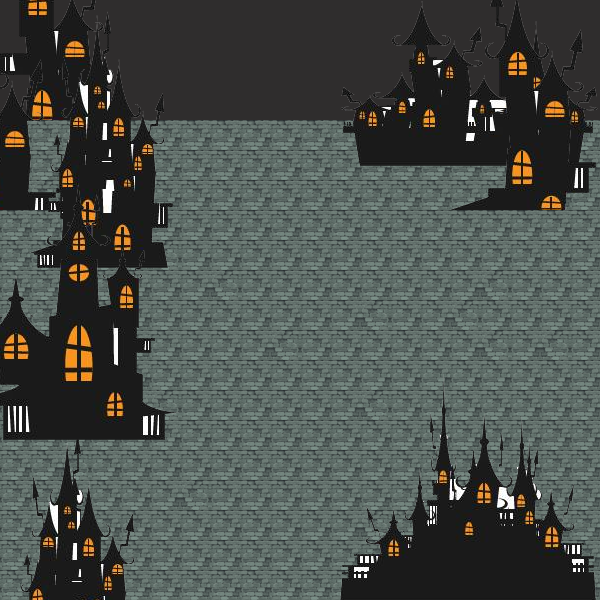

Tiled map render using the project's own tile images. Description and the whole map definition, tile-layer contents included, below:
An orthogonal 20x20 tile map with 30x30 px tiles, 5 tile layers (Tile Layer 5, Tile Layer 1, Tile Layer 2, Tile Layer 3, ...), 8 tilesets and 3 objects.

<map version="1.0" orientation="orthogonal" renderorder="right-down" width="20" height="20" tilewidth="30" tileheight="30" nextobjectid="6">
 <tileset firstgid="1" name="castle01" tilewidth="30" tileheight="30" tilecount="54" columns="6">
  <image source="../sprite/Map/castle01.png" width="188" height="281" />
 </tileset>
 <tileset firstgid="55" name="castle02" tilewidth="30" tileheight="30" tilecount="54" columns="6">
  <image source="../sprite/Map/castle02.png" width="206" height="282" />
 </tileset>
 <tileset firstgid="109" name="castle04" tilewidth="30" tileheight="30" tilecount="63" columns="9">
  <image source="../sprite/Map/castle04.png" width="271" height="216" />
 </tileset>
 <tileset firstgid="172" name="castle05" tilewidth="30" tileheight="30" tilecount="72" columns="9">
  <image source="../sprite/Map/castle05.png" width="275" height="268" />
 </tileset>
 <tileset firstgid="244" name="castle03" tilewidth="30" tileheight="30" tilecount="72" columns="8">
  <image source="../sprite/Map/castle03.png" width="248" height="285" />
 </tileset>
 <tileset firstgid="316" name="castle06" tilewidth="30" tileheight="30" tilecount="80" columns="10">
  <image source="../sprite/Map/castle06.png" width="312" height="256" />
 </tileset>
 <tileset firstgid="396" name="sky01" tilewidth="30" tileheight="30" tilecount="1" columns="1">
  <image source="../sprite/Map/sky01.png" width="30" height="30" />
 </tileset>
 <tileset firstgid="397" name="ground01" tilewidth="30" tileheight="30" tilecount="1" columns="1">
  <image source="../sprite/Map/ground01.png" width="30" height="30" />
 </tileset>
 <layer name="Tile Layer 5" width="20" height="20">
  <data encoding="csv">
396,396,396,396,396,396,396,396,396,396,396,396,396,396,396,396,396,396,396,396,
396,396,396,396,396,396,396,396,396,396,396,396,396,396,396,396,396,396,396,396,
396,396,396,396,396,396,396,396,396,396,396,396,396,396,396,396,396,396,396,396,
396,396,396,396,396,396,396,396,396,396,396,396,396,396,396,396,396,396,396,396,
397,397,397,397,397,397,397,397,397,397,397,397,397,0,0,397,397,397,397,397,
397,397,397,397,397,397,397,397,397,397,397,397,397,397,397,397,397,397,397,397,
397,2147484045,397,397,397,397,397,397,397,397,397,397,397,397,397,397,397,397,397,397,
397,397,397,397,397,397,397,397,397,397,397,397,397,397,397,397,397,397,397,397,
397,397,397,397,397,2147484045,397,397,397,397,397,397,397,397,397,397,397,397,397,397,
397,397,397,397,397,397,397,2147484045,397,397,397,397,397,397,397,397,2147484045,397,397,397,
397,397,397,397,397,397,397,397,397,397,397,397,2147484045,397,397,2147484045,397,397,397,397,
397,2147484045,397,397,397,397,397,397,397,2147484045,397,397,397,397,397,397,2147484045,397,2147484045,397,
397,397,397,397,397,397,397,397,397,397,397,397,397,397,397,397,397,397,397,397,
397,397,397,397,397,2147484045,397,397,397,397,397,397,2147484045,397,397,397,397,397,397,397,
397,397,397,397,397,397,397,397,397,397,397,397,397,397,397,397,397,397,397,397,
397,397,2147484045,397,397,397,397,397,397,397,397,397,397,397,397,397,397,397,397,397,
397,397,397,397,397,397,2147484045,397,397,397,397,397,397,397,397,397,397,397,397,397,
397,397,397,397,397,397,397,397,397,397,397,397,2147484045,397,397,397,397,397,397,397,
397,397,397,397,397,397,397,397,397,397,397,397,397,397,397,397,397,397,397,397,
397,397,397,397,397,397,397,397,397,397,397,397,397,397,397,397,397,397,397,397
</data>
 </layer>
 <layer name="Tile Layer 1" width="20" height="20">
  <data encoding="csv">
21,22,23,24,0,0,0,0,0,0,0,118,119,120,121,122,123,124,125,126,
27,28,29,30,0,0,0,0,0,0,0,127,128,129,130,131,132,133,134,135,
33,34,35,36,0,0,0,0,0,0,0,136,137,138,139,140,141,142,143,144,
39,40,41,42,0,0,0,0,0,0,0,145,146,147,148,149,150,151,152,153,
0,0,0,0,0,0,0,0,0,0,0,154,155,156,157,158,159,160,161,162,
0,0,0,0,0,0,0,0,0,0,0,163,164,165,166,167,168,169,170,171,
0,0,0,0,0,0,0,0,0,0,0,0,0,0,0,0,0,0,0,0,
0,0,0,0,0,0,0,0,0,0,0,0,0,0,0,0,0,0,0,0,
0,0,0,0,0,0,0,0,0,0,0,0,0,0,0,0,0,0,0,0,
0,0,0,0,0,0,0,0,0,0,0,0,0,0,0,0,0,0,0,0,
0,0,0,0,0,0,0,0,0,0,0,0,0,0,0,0,0,0,0,0,
0,0,0,0,0,0,0,0,0,0,0,0,0,0,0,0,0,0,0,0,
0,0,0,0,0,0,0,0,0,0,0,172,173,174,175,176,177,178,179,180,
0,0,0,0,0,0,0,0,0,0,0,181,182,183,184,185,186,187,188,189,
56,57,58,59,60,0,0,0,0,0,0,190,191,192,193,194,195,196,197,198,
62,63,64,65,66,0,0,0,0,0,0,199,200,201,202,203,204,205,206,207,
68,69,70,71,72,0,0,0,0,0,0,208,209,210,211,212,213,214,215,216,
74,75,76,77,78,0,0,0,0,0,0,217,218,219,220,221,222,223,224,225,
80,81,82,83,84,0,0,0,0,0,0,226,227,228,229,230,231,232,233,234,
86,87,88,89,90,0,0,0,0,0,0,235,236,237,238,239,240,241,242,243
</data>
 </layer>
 <layer name="Tile Layer 2" width="20" height="20">
  <data encoding="csv">
5,6,0,0,0,0,0,0,0,0,0,0,0,0,7,8,9,10,11,12,
11,12,0,0,0,0,0,0,0,0,0,0,0,0,13,14,15,16,17,18,
17,18,0,0,0,0,0,0,0,0,0,0,0,0,19,20,21,22,23,24,
23,24,0,0,0,0,0,0,0,0,0,0,0,0,25,26,27,28,29,30,
29,30,0,0,0,0,0,0,0,0,0,0,0,0,31,32,33,34,35,36,
35,36,0,0,0,0,0,0,0,0,0,0,0,0,37,38,39,40,41,42,
41,42,0,0,0,0,0,0,0,0,0,0,0,0,43,44,45,46,47,48,
0,0,0,0,0,0,0,0,0,0,0,0,0,0,0,0,0,0,0,0,
0,0,0,0,0,0,0,0,0,0,0,0,0,0,0,0,0,0,0,0,
0,0,0,0,0,0,0,0,0,0,0,0,0,0,0,0,0,0,0,0,
0,0,0,0,0,0,0,0,0,0,0,0,0,0,0,0,0,0,0,0,
0,0,0,0,0,0,0,0,0,0,0,0,0,0,0,0,0,0,0,0,
0,0,0,0,0,0,0,0,0,0,0,0,0,0,0,0,0,0,0,0,
0,0,0,0,0,0,0,0,0,0,0,0,0,0,0,0,0,0,0,0,
0,0,0,0,0,0,0,0,0,0,0,0,0,0,0,0,0,0,0,0,
0,0,0,0,0,0,0,0,0,0,0,0,0,0,0,0,0,0,0,0,
0,0,0,0,0,0,0,0,0,0,0,0,0,0,0,0,0,0,0,0,
0,0,0,0,0,0,0,0,0,0,0,0,0,0,0,0,0,0,0,0,
0,0,0,0,0,0,0,0,0,0,0,0,0,0,0,0,0,0,0,0,
0,0,0,0,0,0,0,0,0,0,0,0,0,0,0,0,0,0,0,0
</data>
 </layer>
 <layer name="Tile Layer 3" width="20" height="20">
  <data encoding="csv">
55,56,57,58,59,60,0,0,0,0,0,0,0,0,0,0,0,0,0,0,
61,62,63,64,65,66,0,0,0,0,0,0,0,0,0,0,0,0,0,0,
67,68,69,70,71,72,0,0,0,0,0,0,0,0,0,0,0,0,0,0,
73,74,75,76,77,78,0,0,0,0,0,0,0,0,0,0,0,0,0,0,
79,80,81,82,83,84,0,0,0,0,0,0,0,0,0,0,0,0,0,0,
85,86,87,88,89,90,0,0,0,0,0,0,0,0,0,0,0,0,0,0,
91,92,93,94,95,96,0,0,0,0,0,0,0,0,0,0,0,0,0,0,
97,98,99,100,101,102,0,0,0,0,0,0,0,0,0,0,0,0,0,0,
103,104,105,106,107,108,0,0,0,0,0,0,0,0,0,0,0,0,0,0,
0,0,0,0,0,0,0,0,0,0,0,0,0,0,0,0,0,0,0,0,
0,0,0,0,0,0,0,0,0,0,0,0,0,0,0,0,0,0,0,0,
0,0,0,0,0,0,0,0,0,0,0,0,0,0,0,0,0,0,0,0,
0,0,0,0,0,0,0,0,0,0,0,0,0,0,0,0,0,0,0,0,
0,0,0,0,0,0,0,0,0,0,0,0,0,0,0,0,0,0,0,0,
0,0,0,0,0,0,0,0,0,0,0,0,0,0,0,0,0,0,0,0,
0,0,0,0,0,0,0,0,0,0,0,0,0,0,0,0,0,0,0,0,
0,0,0,0,0,0,0,0,0,0,0,0,0,0,0,0,0,0,0,0,
0,0,0,0,0,0,0,0,0,0,0,0,0,0,0,0,0,0,0,0,
0,0,0,0,0,0,0,0,0,0,0,0,0,0,0,0,0,0,0,0,
0,0,0,0,0,0,0,0,0,0,0,0,0,0,0,0,0,0,0,0
</data>
 </layer>
 <layer name="Tile Layer 4" width="20" height="20">
  <data encoding="csv">
0,0,0,0,0,0,0,0,0,0,0,0,0,0,0,0,0,0,0,0,
0,0,0,0,0,0,0,0,0,0,0,0,0,0,0,0,0,0,0,0,
0,0,0,0,0,0,0,0,0,0,0,0,0,0,0,0,0,0,0,0,
0,0,0,0,0,0,0,0,0,0,0,0,0,0,0,0,0,0,0,0,
0,0,0,0,0,0,0,0,0,0,0,0,0,0,0,0,0,0,0,0,
0,0,0,0,0,0,0,0,0,0,0,0,0,0,0,0,0,0,0,0,
246,247,248,249,250,251,0,0,0,0,0,0,0,0,0,0,0,0,0,0,
254,255,256,257,258,259,0,0,0,0,0,0,0,0,0,0,0,0,0,0,
262,263,264,265,266,267,0,0,0,0,0,0,0,0,0,0,0,0,0,0,
270,271,272,273,274,275,0,0,0,0,0,0,0,0,0,0,0,0,0,0,
278,279,280,281,282,283,0,0,0,0,0,0,0,0,0,0,0,0,0,0,
286,287,288,289,290,291,0,0,0,0,0,0,0,0,0,0,0,0,0,0,
294,295,296,297,298,299,0,0,0,0,0,0,0,0,0,0,0,0,0,0,
302,303,304,305,306,307,0,0,0,0,0,0,0,0,0,0,0,0,0,0,
310,311,312,313,314,315,0,0,0,0,0,0,0,0,0,0,0,0,0,0,
0,0,0,0,0,0,0,0,0,0,0,0,0,0,0,0,0,0,0,0,
0,0,0,0,0,0,0,0,0,0,0,0,0,0,0,0,0,0,0,0,
0,0,0,0,0,0,0,0,0,0,0,0,0,0,0,0,0,0,0,0,
0,0,0,0,0,0,0,0,0,0,0,0,0,0,0,0,0,0,0,0,
0,0,0,0,0,0,0,0,0,0,0,0,0,0,0,0,0,0,0,0
</data>
 </layer>
 <objectgroup name="not_pass">
  <object id="1" x="0" y="0" width="180" height="600" />
  <object id="2" x="330" y="480" width="270" height="120" />
  <object id="5" x="330" y="0" width="270" height="210" />
 </objectgroup>
</map>
